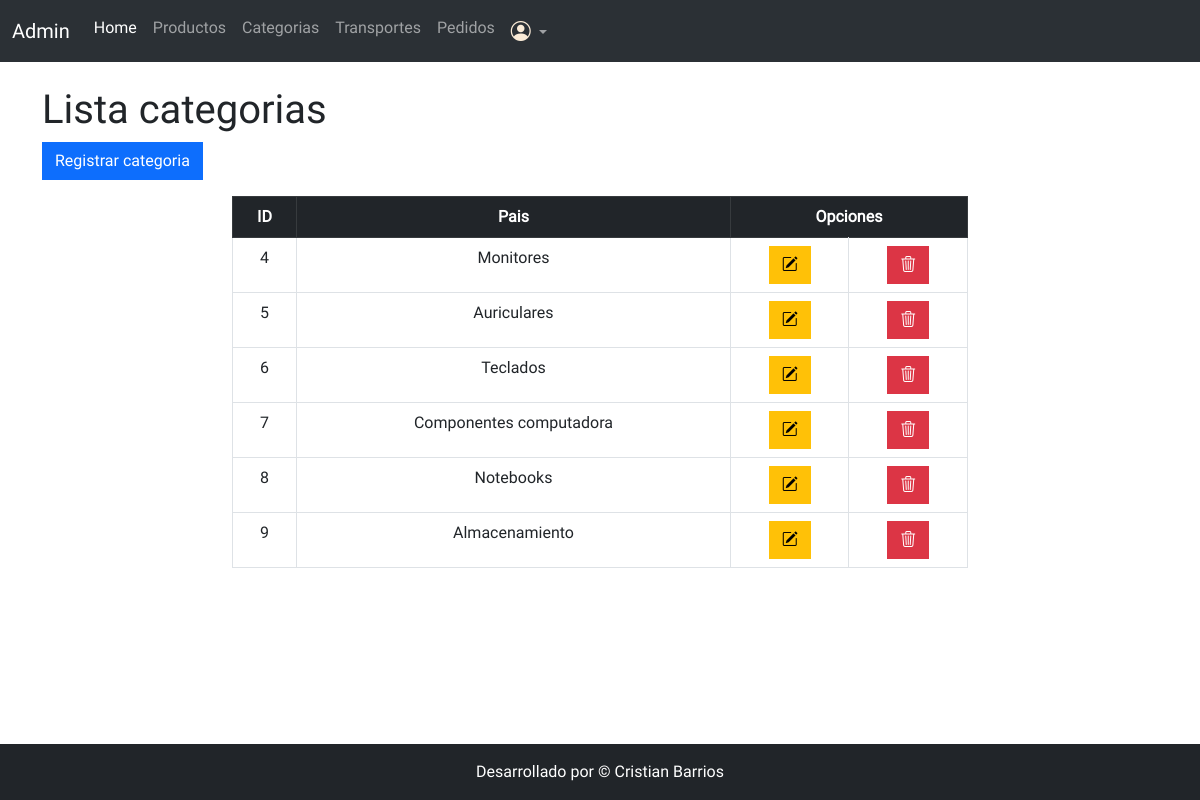
The page /modulos/categorias/index.php (signed in) on the database its author committed.
### tables this page shows
CREATE TABLE `categorias` (
  `id` int(11) NOT NULL,
  `categoria` varchar(250) DEFAULT NULL
);

### modulos/categorias/index.php (the view, shortened to what this page needs)
<?php
    if (isset($_SESSION['admin'])) {
?>
<!doctype html>
<html lang="en">
  <head>
    <link href="https://cdn.jsdelivr.net/npm/bootstrap@5.3.0/dist/css/bootstrap.min.css" rel="stylesheet">
    <link rel="stylesheet" href="https://cdn.jsdelivr.net/npm/bootstrap-icons@1.10.5/font/bootstrap-icons.css">
    <link rel="stylesheet" href="../../styles.css">
  </head>
  <body>
    <?php include('../../includes/menu-admin.php'); ?>
    <div class="container my-4">
        <h1>Lista categorias</h1>
         <div class="d-flex justify-content-start mb-3">
            <a href="registrarCategoriaForm.php" class="btn btn-primary rounded-0">Registrar categoria</a>
        </div>
        <?php
            require('../../includes/conexion.php');
            $query = "SELECT * FROM categorias";
            $result = mysqli_query($conn, $query);
            if(mysqli_num_rows($result) > 0){
        ?>
        <div class="row justify-content-center">
            <div class="col-md-8">
                <table class="table table-bordered text-center">
                    <thead class="table-dark">
                        <tr>
                            <th>ID</th>
                            <th>Pais</th>
                            <th colspan="2">Opciones</th>
                        </tr>
                    </thead>
                    <tbody>
                    <?php
                        while($row = mysqli_fetch_assoc($result)):
                    ?>
                        <tr>
                            <td><?php echo $row['id'];  ?></td>
                            <td><?php echo $row['categoria'];  ?></td>
                            <td><a href="editarCategoriaForm.php?id=<?php echo $row['id']; ?>" class="btn btn-warning rounded-0"><i class="bi bi-pencil-square"></i></a></td>
                            <td><a href="eliminarCategoria.php?id=<?php echo $row['id']; ?>" class="btn btn-danger rounded-0"><i class="bi bi-trash3"></i></a></td>
                        </tr>
                    </tbody>
                    <?php endwhile; ?>
                </table>
                <?php
            } else {
                echo "<p>No hay registros.</p>";
            }
        ?>
            </div>
        </div>
    </div>
    <?php
        include('../../includes/footer.php');
    ?>
  </body>
</html>
<?php
    }else{
        header("Location: /pagina-productos/login-admin.php");
        exit();
    }
?>

### styles.css (style rules this page uses)
body { font-family: 'Roboto', 'Rethink Sans', 'Afacad', 'Open Sans', sans-serif; display: flex; flex-direction: column; min-height: 100vh; }

### rows shown on the page
categorias: id "4", categoria "Monitores"
categorias: id "5", categoria "Auriculares"
categorias: id "6", categoria "Teclados"
categorias: id "7", categoria "Componentes computadora"
categorias: id "8", categoria "Notebooks"
categorias: id "9", categoria "Almacenamiento"
